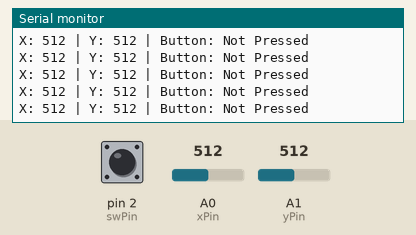
The sketch below on a simulated Arduino Uno, built with avr-gcc and run on an emulated ATmega328P. Shown: the last lines printed to the serial monitor. The test bench sets the inputs (shaded band); at power-on: pin 2 (swPin) HIGH, A0 (xPin) = 512, A1 (yPin) = 512.

Above: at 1.2 s.
1.3 s: pin 2 (swPin) pulled LOW for 0.25 s
At 1.56 s:
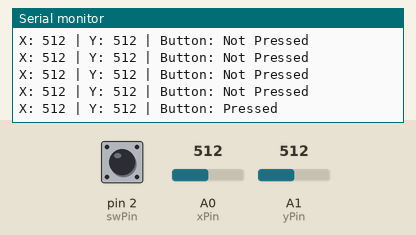
3.0 s: A0 (xPin) set to 716
At 3.17 s:
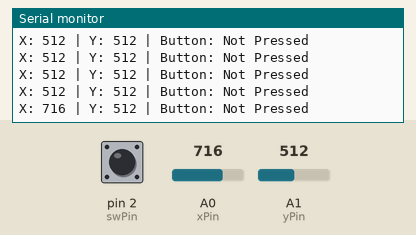
4.5 s: A1 (yPin) set to 716
At 4.57 s:
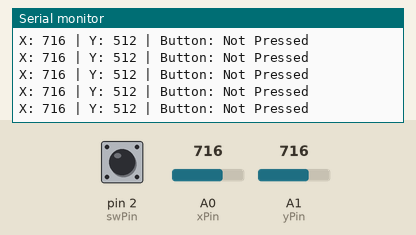
6.0 s: pin 2 (swPin) pulled LOW for 1 s
At 6.18 s:
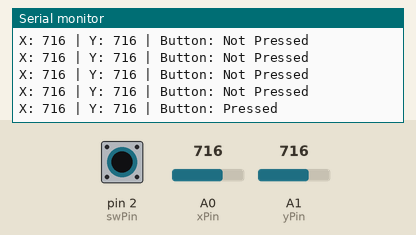
8.5 s: A0 (xPin) set to 900
At 8.59 s:
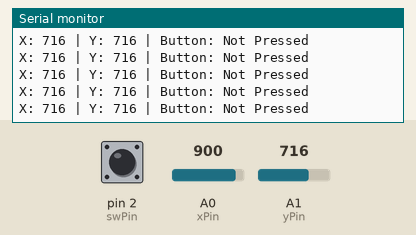
10.0 s: A1 (yPin) set to 900
At 10.0 s:
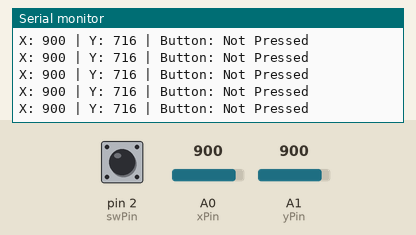
Timing chart, 0 to 12.5 s (numbered marks = the images above; inputs shaded):
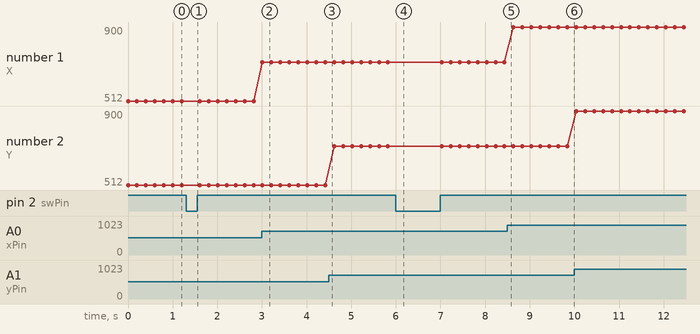

Measured:
- after the input at 1.3 s, the serial monitor: prints a new line after 0.11 s (image 1)
- after the input at 3.0 s, the serial monitor: prints a new line at once (image 2)
- after the input at 6.0 s, the serial monitor: prints a new line at once (image 4)
- plotted number 1: 512 → 716 after the input at 3.0 s, 716 → 900 after the input at 8.5 s

The sketch:

JoyStickCode.ino
```cpp
int xPin = A0;
int yPin = A1;
int swPin = 2;

void setup() {
  Serial.begin(9600);
  pinMode(swPin, INPUT_PULLUP);
}

void loop() {
  int xValue = analogRead(xPin);
  int yValue = analogRead(yPin);
  int swState = digitalRead(swPin);

  Serial.print("X: ");
  Serial.print(xValue);
  Serial.print(" | Y: ");
  Serial.print(yValue);
  Serial.print(" | Button: ");

  if(swState == LOW) {
    Serial.println("Pressed");
  } else {
    Serial.println("Not Pressed");
  }

  delay(200);
}
```
